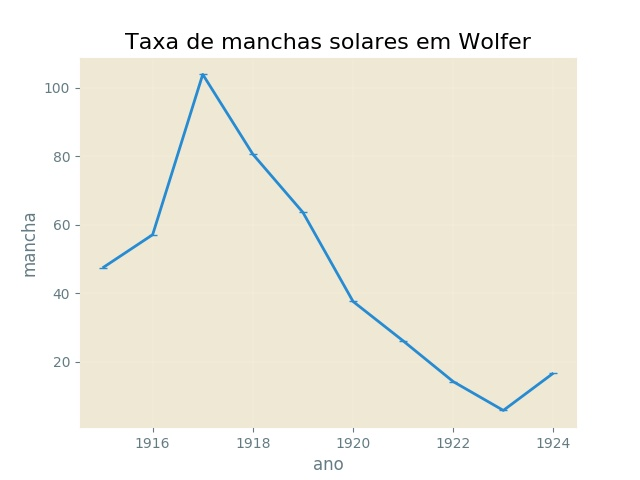

This figure's Python source:
import pandas as pd
import matplotlib.pyplot as plt

sxt = pd.read_csv("manchas.csv")
sxt = sxt.tail(10)
plt.style.use('Solarize_Light2')

x = sxt.Ano
y = sxt.manchas


plt.plot(x,y, marker = '_')
plt.title('Taxa de manchas solares em Wolfer')
plt.xlabel('ano')
plt.ylabel('mancha')
plt.grid(True, linewidth=0.3)
#plt.show()#
plt.savefig("10ultimos.jpg")
